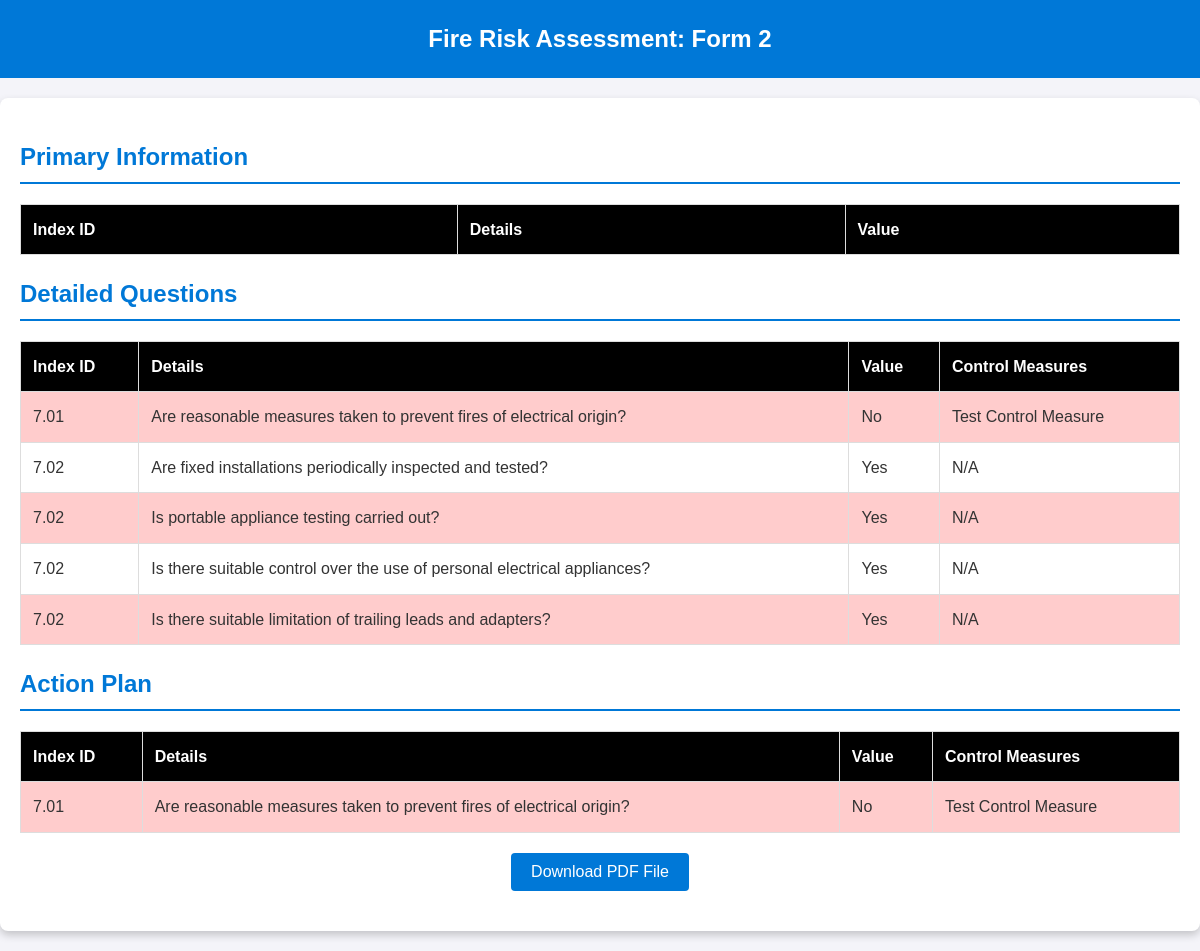
The app's page /form/2/view (signed in), older data.
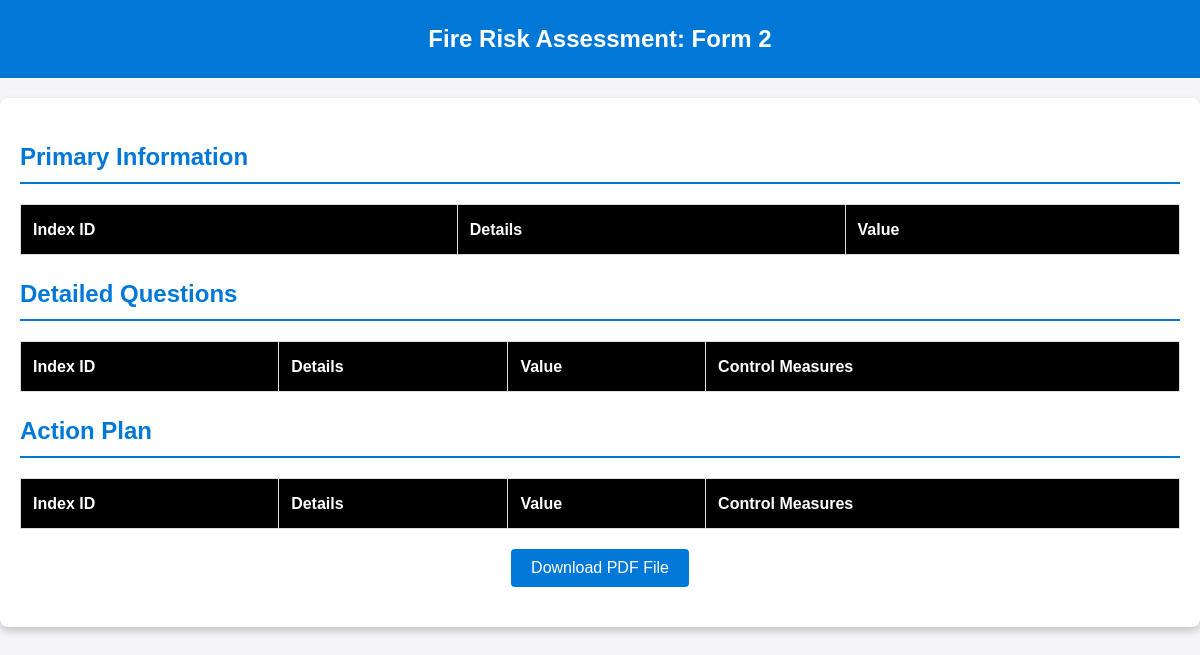
The same page, newer data.
### POC2/app.py (models this page shows)
class Answer(db.Model):
    id = db.Column(db.Integer, primary_key=True)
    form_id = db.Column(db.String(50), db.ForeignKey('form.form_id'), nullable=False)
    question_id = db.Column(db.String(10), nullable=False)
    question = db.Column(db.Text, nullable=False)
    answer = db.Column(db.String(10), nullable=False)  # Yes, No, N/A
    control_measures = db.Column(db.Text, nullable=True)

### POC2/app.py (the view)
@app.route('/form/<form_id>/view')
@login_required
def view_form(form_id):
    primary_answers = PrimaryAnswer.query.filter_by(form_id=form_id).all()
    answers = Answer.query.filter_by(form_id=form_id).all()
    return render_template(
        'view_form.html',
        form_id=form_id,
        primary_answers=primary_answers,
        answers=answers,
        current_date=datetime.now().strftime("%Y-%m-%d")
    )

### POC2/app.py (called while the page is built)
def login_required(f):
    @wraps(f)
    def decorated_function(*args, **kwargs):
        if 'user_id' not in session:
            return redirect(url_for('login'))
        return f(*args, **kwargs)
    return decorated_function

### POC2/templates/view_form.html (shortened to what this page needs)
<!DOCTYPE html>
<html>
<head>
</head>
<body>
    <header>Fire Risk Assessment: Form {{ form_id }}</header>
    <div class="container">
        <h2>Primary Information</h2>
        <table>
            <tr>
                <th>Index ID</th>
                <th>Details</th>
                <th>Value</th>
            </tr>
        </table>
        <h2>Detailed Questions</h2>
        <table>
            <tr>
                <th>Index ID</th>
                <th>Details</th>
                <th>Value</th>
                <th>Control Measures</th>
            </tr>
            {% for answer in answers %}
            <tr>
                <td>{{ answer.question_id }}</td>
                <td>{{ answer.question }}</td>
                <td>{{ answer.answer }}</td>
                <td>{{ answer.control_measures or "N/A" }}</td>
            </tr>
            {% endfor %}
        </table>
        <h2>Action Plan</h2>
        <table>
            <tr>
                <th>Index ID</th>
                <th>Details</th>
                <th>Value</th>
                <th>Control Measures</th>
            </tr>
            {% for answer in answers %}
            {% if answer.answer == "No" %}
            <tr>
                <td>{{ answer.question_id }}</td>
                <td>{{ answer.question }}</td>
                <td>{{ answer.answer }}</td>
                <td>{{ answer.control_measures or "N/A" }}</td>
            </tr>
            {% endif %}
            {% endfor %}
        </table>
        <div class="button-container">
            <a href="{{ url_for('download_form', form_id=form_id) }}">
                <button>Download PDF File</button>
            </a>
        </div>
    </div>
</body>
</html>

### POC2/templates/view_form.html (style rules this page uses)
body { font-family: Arial, sans-serif; line-height: 1.6; margin: 0; padding: 0; background-color: #f4f4f9; color: #333; }
header { background-color: #0078D7; color: white; padding: 20px; text-align: center; font-size: 24px; font-weight: bold; }
.container { max-width: 1200px; margin: 20px auto; padding: 20px; background: white; box-shadow: 0 4px 8px rgba(0, 0, 0, 0.2); border-radius: 8px; }
h2 { color: #0078D7; border-bottom: 2px solid #0078D7; padding-bottom: 5px; margin-bottom: 20px; }
table { width: 100%; border-collapse: collapse; margin: 20px 0; }
table th, table td { text-align: left; padding: 12px; border: 1px solid #ddd; }
table th { background-color: black; color: white; }
.button-container { text-align: center; margin: 20px 0; }
.button-container a button { background-color: #0078D7; color: white; padding: 10px 20px; font-size: 16px; border: none; border-radius: 4px; cursor: pointer; transition: background-color 0.3s ease; }

Row changes from the older to the newer data that the page shows:
no longer on this page (row edited): Answer: question_id "7.01", question "Are reasonable measures taken to prevent fires of electrical origin?", answer "No", control_measures "Test Control Measure"
no longer on this page (row edited): Answer: question_id "7.02", question "Are fixed installations periodically inspected and tested?", answer "Yes", control_measures "N/A", shown under "Detailed Questions"
no longer on this page (row edited): Answer: question_id "7.02", question "Is portable appliance testing carried out?", answer "Yes", control_measures "N/A", shown under "Detailed Questions"
no longer on this page (row edited): Answer: question_id "7.02", question "Is there suitable control over the use of personal electrical appliances?", answer "Yes", control_measures "N/A", shown under "Detailed Questions"
no longer on this page (row edited): Answer: question_id "7.02", question "Is there suitable limitation of trailing leads and adapters?", answer "Yes", control_measures "N/A", shown under "Detailed Questions"
